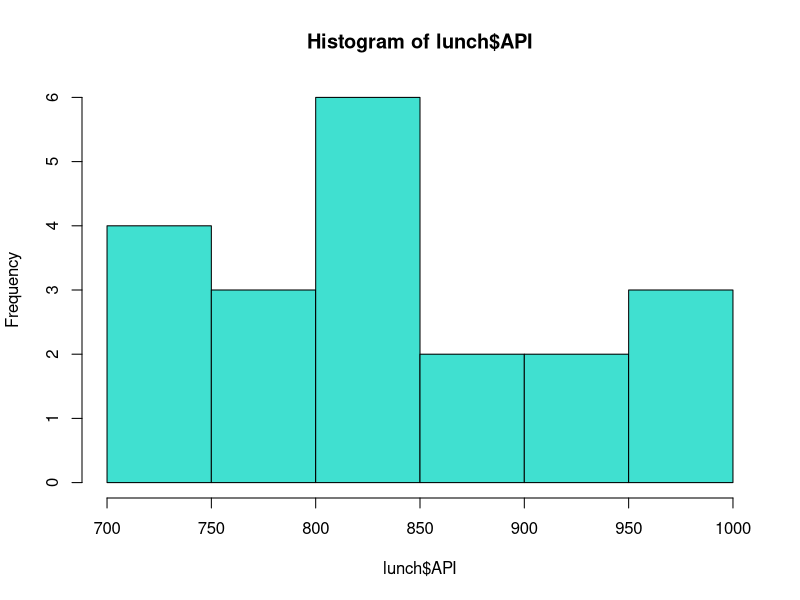
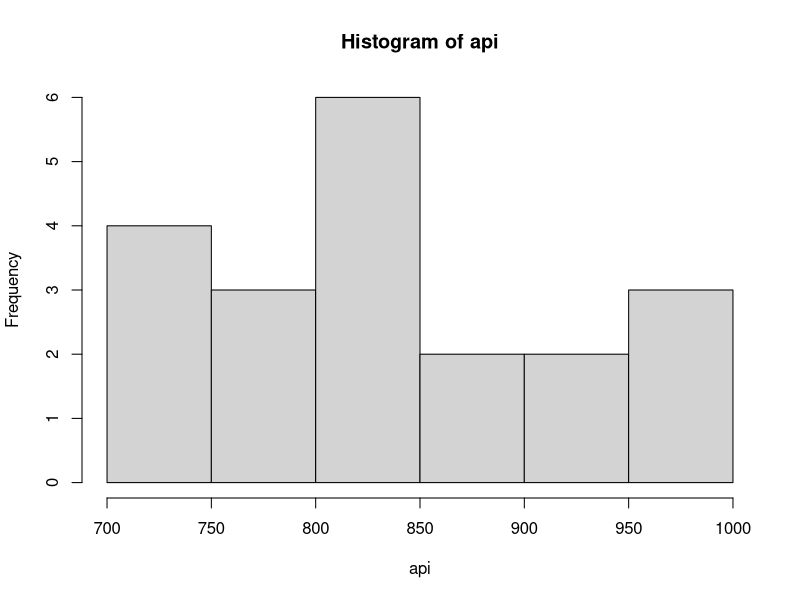
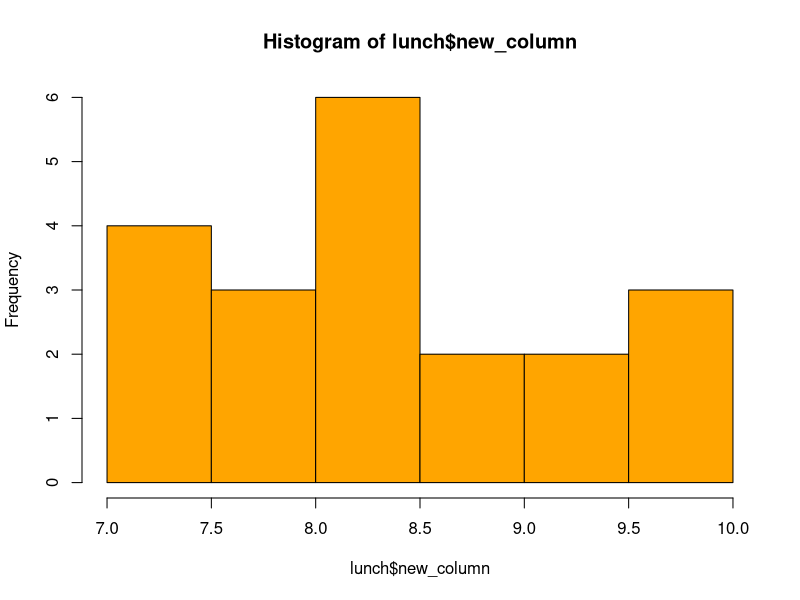
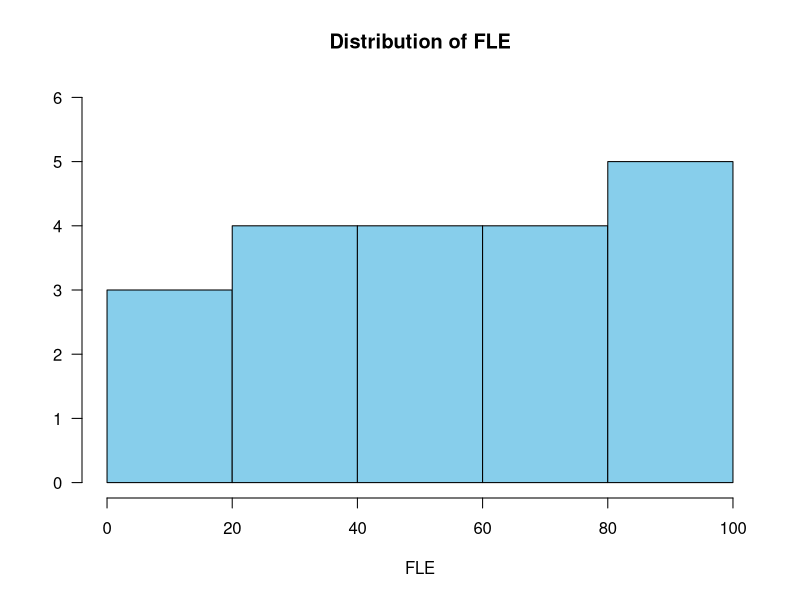
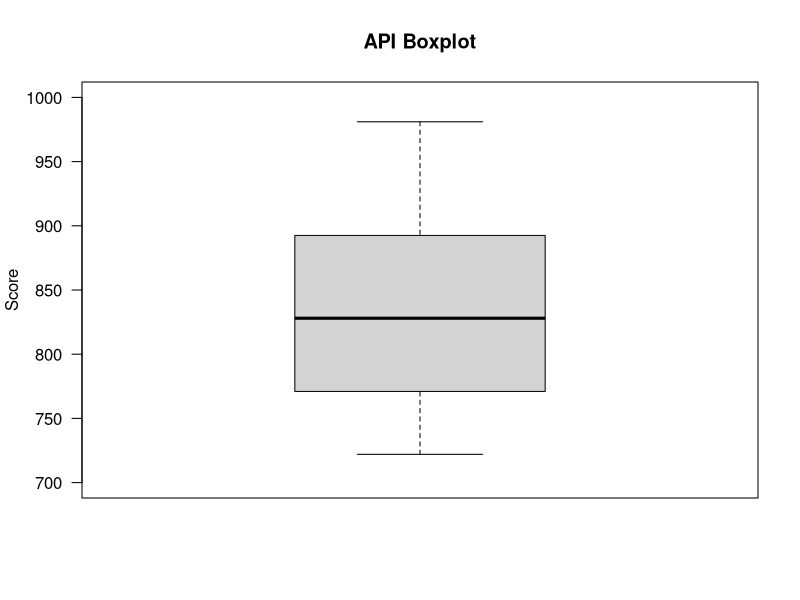
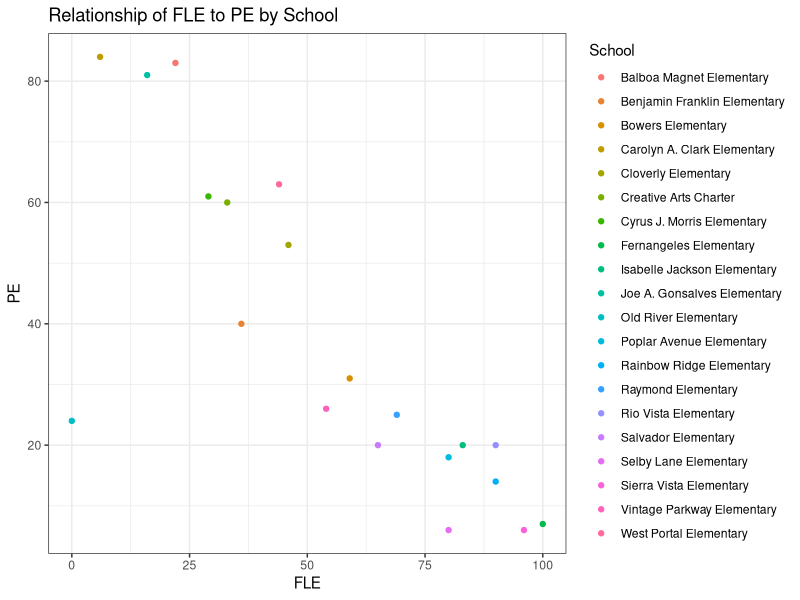

Source code (R) for these figures, in order:
## ---- chunk 1
x <- 5
## ---- chunk 2
# The value five prints to the console
x
## ---- chunk 3
class(x)
## ---- chunk 4
x_int <- as.integer(x)
x_int
class(x_int)

# View the help pages
?as.integer
## ---- chunk 5
# Underscore used as placeholder for space:
my_name <- "Oski"
my_name
class(my_name)
?as.character
## ---- chunk 6
class(TRUE)

# Check out some relational comparisons!
8 > 7
"Berkeley" == "berkeley"
## ---- chunk 7
names <- c("Max", "Sidney", "Tito", "Bella", "Luna", "Ducky")
names
?c

# This is a "character vector"
# Add notes with a hashtag
class(names)

# Or
age <- c(3, 4, 7, 12, 1, 2)
age
class(age)
## ---- chunk 8
dogs <- data.frame(names, age)
dogs
## ---- chunk 9
lunch <- read.csv("School Lunch Data.csv")
lunch

# Where is RStudio looking?
getwd()

# Set working directory?
# Click Session --> Set Working Directory --> Choose Directory

# View the "compact structure" (key information): 
str(lunch)


# View the first six rows
head(lunch)

# Extract just API
lunch$API
hist(lunch$API, col = "turquoise")
# colors()

api <- lunch$API
hist(api)
## ---- chunk 10
# Show just the "School" variable
lunch$School

# Divide the API column by 100 and save in a new column
lunch$new_column <- lunch$API / 100
head(lunch)
lunch
hist(lunch$new_column, 
     col = "orange")
## ---- chunk 11
lunch_small <- lunch[5:8, 1:2]
lunch_small
## ---- chunk 12
lunch_2 <- lunch[c(5:8, 17) , c(1:2, 4)]
lunch_2
names(lunch)
## ---- chunk 13
lunch_FLE30 <- lunch[lunch$FLE < 30, ]
lunch_FLE30

# Or
?subset
lunch_FLE30 <- subset(lunch, subset = FLE < 30)
lunch_FLE30
## ---- chunk 14
summary(lunch)
summary(lunch$PE)
## ---- chunk 15
# You can even add a hashtag after a line of runnable code!

hist(lunch$FLE, # column to plot
     breaks = 5, # adjust number of breaks
     col = "skyblue", # change bar color
     main = "Distribution of FLE", # change title 
     xlab = "FLE", # change x-axis label
     ylab = "", # Leave blank to omit
     ylim = c(0, 6), # change y-axis limits
     las = 1) # change tickmark orientation
?hist
## ---- chunk 16
boxplot(lunch$API, 
        las = 1, 
        ylim = c(700, 1000), 
        main = "API Boxplot", 
        ylab = "Score")
## ---- chunk 17
# Unhashtag the line below to install the ggplot2 package
# install.packages("ggplot2")
library(ggplot2)
?ggplot2
?ggplot
ggplot(lunch, aes(x = FLE, y = PE, color = School)) + 
  geom_point() + 
  theme_bw() + 
  ggtitle("Relationship of FLE to PE by School")
